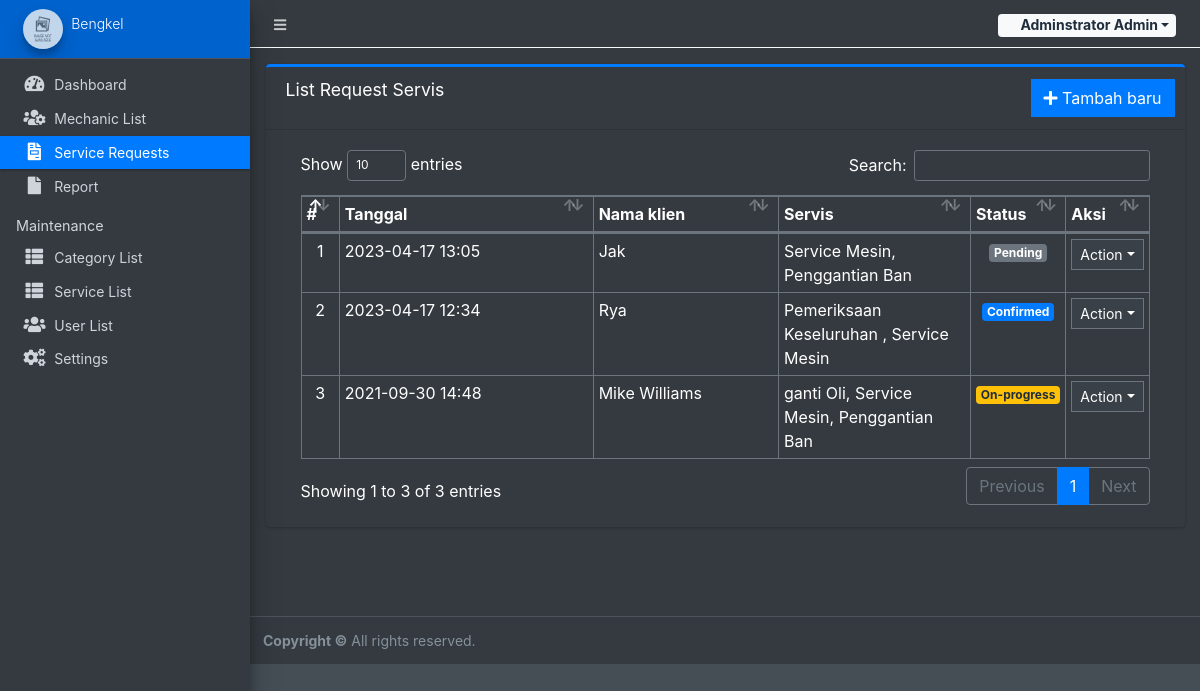
The page /admin/?page=service_requests (signed in) on the database its author committed.
### tables this page shows
CREATE TABLE `service_requests` (
  `id` int(30) NOT NULL,
  `owner_name` text NOT NULL,
  `category_id` int(30) NOT NULL,
  `service_type` text NOT NULL,
  `mechanic_id` int(30) DEFAULT NULL,
  `status` tinyint(1) NOT NULL DEFAULT 0,
  `date_created` datetime NOT NULL DEFAULT current_timestamp()
);

CREATE TABLE `service_list` (
  `id` int(30) NOT NULL,
  `service` text NOT NULL,
  `description` text NOT NULL,
  `status` tinyint(4) NOT NULL DEFAULT 1,
  `date_created` datetime NOT NULL DEFAULT current_timestamp()
);

### classes/DBConnection.php (called while the page is built, shortened)
<?php
class DBConnection{
    private $host = DB_SERVER;
    private $username = DB_USERNAME;
    private $password = DB_PASSWORD;
    private $database = DB_NAME;
    public $conn;
    public function __construct(){
        if (!isset($this->conn)) {
            $this->conn = new mysqli($this->host, $this->username, $this->password, $this->database);
        }
    }
}
?>

### classes/SystemSettings.php (called while the page is built, shortened)
<?php
class SystemSettings extends DBConnection{
	function load_system_info(){
			$sql = "SELECT * FROM system_info";
			$qry = $this->conn->query($sql);
	}
	function userdata($field = ''){
		if(!empty($field)){
			if(isset($_SESSION['userdata'][$field]))
				return $_SESSION['userdata'][$field];
			else
				return null;
		}else{
			return false;
		}
	}
	function info($field=''){
		if(!empty($field)){
			if(isset($_SESSION['system_info'][$field]))
				return $_SESSION['system_info'][$field];
			else
				return false;
		}else{
			return false;
		}
	}
}
$_settings = new SystemSettings();
$_settings->load_system_info();
?>

### config.php (called while the page is built, shortened)
<?php
require_once('classes/DBConnection.php');
require_once('classes/SystemSettings.php');
function validate_image($file){
	if(!empty($file)){
		if(is_file(base_app.$file)){
			return base_url.$file;
		}else{
			return base_url.'dist/img/no-image-available.png';
		}
	}else{
		return base_url.'dist/img/no-image-available.png';
	}
}
?>

### admin/service_requests/index.php (the view, shortened to what this page needs)
<div class="card card-outline card-primary">
	<div class="card-header">
		<h3 class="card-title">List Request Servis</h3>
		<div class="card-tools">
			<a href="javascript:void(0)" id="create_new" class="btn btn-flat btn-primary"><span class="fas fa-plus"></span>  Tambah baru</a>
		</div>
	</div>
	<div class="card-body">
		<div class="container-fluid">
        <div class="container-fluid">
			<table class="table table-bordered table-stripped">
				<colgroup>
					<col width="5%">
					<col width="35%">
					<col width="25%">
					<col width="25%">
					<col width="10%">
				</colgroup>
				<thead>
					<tr>
						<th>#</th>
						<th>Tanggal</th>
						<th>Nama klien</th>
						<th>Servis</th>
						<th>Status</th>
						<th>Aksi</th>
					</tr>
				</thead>
				<tbody>
					<?php
						$i = 1;
						$qry = $conn->query("SELECT * from service_requests order by unix_timestamp(date_created) desc");
						while($row = $qry->fetch_assoc()):
							$sids = $conn->query("SELECT meta_value FROM request_meta where request_id = '{$row['id']}' and meta_field = 'service_id'")->fetch_assoc()['meta_value'];
							$services  = $conn->query("SELECT * FROM service_list where id in ({$sids}) ");
					?>
						<tr>
							<td class="text-center"><?php echo $i++; ?></td>
							<td><?php echo date("Y-m-d H:i",strtotime($row['date_created'])) ?></td>
							<td><?php echo ucwords($row['owner_name']) ?></td>
							<td>
								<p class="m-0 truncate-3">
								<?php
									$s = 0;
									while($srow = $services->fetch_assoc()){
										$s++;
										if($s != 1) echo ", ";
										echo $srow['service'];
									}
								?>
								</p>
							</td>
							<td class="text-center">
								<?php if($row['status'] == 1): ?>
									<span class="badge badge-primary">Confirmed</span>
								<?php elseif($row['status'] == 2): ?>
									<span class="badge badge-warning">On-progress</span>
								<?php elseif($row['status'] == 3): ?>
									<span class="badge badge-success">Done</span>
								<?php elseif($row['status'] == 4): ?>
									<span class="badge badge-danger">Cancelled</span>
								<?php else: ?>
									<span class="badge badge-secondary">Pending</span>
								<?php endif; ?>
							</td>
							<td align="center">
								 <button type="button" class="btn btn-flat btn-default btn-sm dropdown-toggle dropdown-icon" data-toggle="dropdown">
				                  		Action
				                  </button>
							</td>
						</tr>
					<?php endwhile; ?>
				</tbody>
			</table>
		</div>
		</div>
	</div>
</div>

### admin/index.php (shortened to what this page needs)
<?php require_once('../config.php'); ?>
 <!DOCTYPE html>
<html lang="en" class="" style="height: auto;">
<?php require_once('inc/header.php') ?>
  <body class="sidebar-mini layout-fixed control-sidebar-slide-open layout-navbar-fixed dark-mode sidebar-mini-md sidebar-mini-xs" data-new-gr-c-s-check-loaded="14.991.0" data-gr-ext-installed="" style="height: auto;">
    <div class="wrapper">
     <?php require_once('inc/topBarNav.php') ?>
     <?php require_once('inc/navigation.php') ?>
     <?php $page = isset($_GET['page']) ? $_GET['page'] : 'home';  ?>
      <div class="content-wrapper bg-dark pt-3" style="min-height: 567.854px;">
        <section class="content  text-dark">
          <div class="container-fluid">
            <?php
              if(!file_exists($page.".php") && !is_dir($page)){
                  include '404.html';
              }else{
                if(is_dir($page))
                  include $page.'/index.php';
                else
                  include $page.'.php';
              }
            ?>
          </div>
        </section>
      </div>
      <?php require_once('inc/footer.php') ?>
  </body>
</html>

### admin/inc/header.php (shortened to what this page needs)
<head>
    <link rel="stylesheet" href="<?php echo base_url ?>plugins/fontawesome-free/css/all.min.css">
    <link rel="stylesheet" href="<?php echo base_url ?>plugins/tempusdominus-bootstrap-4/css/tempusdominus-bootstrap-4.min.css">
  <link rel="stylesheet" href="<?php echo base_url ?>plugins/datatables-bs4/css/dataTables.bootstrap4.min.css">
  <link rel="stylesheet" href="<?php echo base_url ?>plugins/datatables-responsive/css/responsive.bootstrap4.min.css">
  <link rel="stylesheet" href="<?php echo base_url ?>plugins/datatables-buttons/css/buttons.bootstrap4.min.css">
  <link rel="stylesheet" href="<?php echo base_url ?>plugins/select2/css/select2.min.css">
  <link rel="stylesheet" href="<?php echo base_url ?>plugins/select2-bootstrap4-theme/select2-bootstrap4.min.css">
    <link rel="stylesheet" href="<?php echo base_url ?>plugins/icheck-bootstrap/icheck-bootstrap.min.css">
    <link rel="stylesheet" href="<?php echo base_url ?>plugins/jqvmap/jqvmap.min.css">
    <link rel="stylesheet" href="<?php echo base_url ?>dist/css/adminlte.css">
    <link rel="stylesheet" href="<?php echo base_url ?>dist/css/custom.css">
    <link rel="stylesheet" href="<?php echo base_url ?>plugins/overlayScrollbars/css/OverlayScrollbars.min.css">
    <link rel="stylesheet" href="<?php echo base_url ?>plugins/daterangepicker/daterangepicker.css">
    <link rel="stylesheet" href="<?php echo base_url ?>plugins/summernote/summernote-bs4.min.css">
  <link rel="stylesheet" href="<?php echo base_url ?>plugins/sweetalert2-theme-bootstrap-4/bootstrap-4.min.css">
  </head>

### admin/inc/topBarNav.php (shortened to what this page needs)
<nav class="main-header navbar navbar-expand navbar-dark border border-light border-top-0  border-left-0 border-right-0 navbar-light text-sm">
  <ul class="navbar-nav">
    <li class="nav-item">
    <a class="nav-link" data-widget="pushmenu" href="#" role="button"><i class="fas fa-bars"></i></a>
    </li>
  </ul>
  <ul class="navbar-nav ml-auto">
    <li class="nav-item">
      <div class="btn-group nav-link">
            <button type="button" class="btn btn-rounded badge badge-light dropdown-toggle dropdown-icon" data-toggle="dropdown">
              <span class="ml-3"><?php echo ucwords($_settings->userdata('firstname').' '.$_settings->userdata('lastname')) ?></span>
            </button>
        </div>
    </li>
  </ul>
</nav>

### admin/inc/navigation.php (shortened to what this page needs)
<aside class="main-sidebar sidebar-dark-primary elevation-4 sidebar-no-expand">
  <a href="<?php echo base_url ?>admin" class="brand-link bg-primary text-sm">
  <img src="<?php echo validate_image($_settings->info('logo'))?>" alt="Store Logo" class="brand-image img-circle elevation-3" style="opacity: .8;width: 2.5rem;height: 2.5rem;max-height: unset">
  <span class="brand-text font-weight-light"><?php echo $_settings->info('short_name') ?></span>
  </a>
  <div class="sidebar os-host os-theme-light os-host-overflow os-host-overflow-y os-host-resize-disabled os-host-transition os-host-scrollbar-horizontal-hidden">
    <div class="os-content-glue" style="margin: 0px -8px; width: 249px; height: 646px;"></div>
    <div class="os-padding">
      <div class="os-viewport os-viewport-native-scrollbars-invisible" style="overflow-y: scroll;">
        <div class="os-content" style="padding: 0px 8px; height: 100%; width: 100%;">
          <nav class="mt-4">
             <ul class="nav nav-pills nav-sidebar flex-column text-sm nav-compact nav-flat nav-child-indent nav-collapse-hide-child" data-widget="treeview" role="menu" data-accordion="false">
              <li class="nav-item dropdown">
                <a href="./" class="nav-link nav-home">
                  <i class="nav-icon fas fa-tachometer-alt"></i>
                  <p>
                    Dashboard
                  </p>
                </a>
              </li>
              <li class="nav-item dropdown">
                <a href="<?php echo base_url ?>admin/?page=mechanics" class="nav-link nav-mechanics">
                  <i class="nav-icon fas fa-users-cog"></i>
                  <p>
                    Mechanic List
                  </p>
                </a>
              </li>
              <li class="nav-item dropdown">
                <a href="<?php echo base_url ?>admin/?page=service_requests" class="nav-link nav-service_requests">
                  <i class="nav-icon fas fa-file-invoice"></i>
                  <p>
                    Service Requests
                  </p>
                </a>
              </li>
              <li class="nav-item dropdown">
                <a href="<?php echo base_url ?>admin/?page=report" class="nav-link nav-report">
                  <i class="nav-icon fas fa-file"></i>
                  <p>
                    Report
                  </p>
                </a>
              </li>
              <?php if($_settings->userdata('type') == 1): ?>
              <li class="nav-header">Maintenance</li>
              <li class="nav-item dropdown">
                <a href="<?php echo base_url ?>admin/?page=maintenance/category" class="nav-link nav-maintenance/category">
                  <i class="nav-icon fas fa-th-list"></i>
                  <p>
                    Category List
                  </p>
                </a>
              </li>
              <li class="nav-item dropdown">
                <a href="<?php echo base_url ?>admin/?page=maintenance/services" class="nav-link nav-maintenance/services">
                  <i class="nav-icon fas fa-th-list"></i>
                  <p>
                    Service List
                  </p>
                </a>
              </li>
              <li class="nav-item dropdown">
                <a href="<?php echo base_url ?>admin/?page=user/list" class="nav-link nav-user_list">
                  <i class="nav-icon fas fa-users"></i>
                  <p>
                    User List
                  </p>
                </a>
              </li>
              <li class="nav-item dropdown">
                <a href="<?php echo base_url ?>admin/?page=system_info" class="nav-link nav-system_info">
                  <i class="nav-icon fas fa-cogs"></i>
                  <p>
                    Settings
                  </p>
                </a>
              </li>
              <?php endif; ?>
            </ul>
          </nav>
        </div>
      </div>
    </div>
  </div>
</aside>

### admin/inc/footer.php (shortened to what this page needs)
<footer class="main-footer text-sm">
        <strong>Copyright ©</strong>
        All rights reserved.
      </footer>
    </div>

### rows shown on the page
service_requests: date_created "2023-04-17 13:05", owner_name "Jak", status "Pending"
service_list: service "Service Mesin"
service_list: service "Penggantian Ban"
service_requests: date_created "2023-04-17 12:34", owner_name "Rya", status "Confirmed"
service_list: service "Pemeriksaan Keseluruhan"
service_requests: date_created "2021-09-30 14:48", owner_name "Mike Williams", status "On-progress"
service_list: service "ganti Oli"

### other values the page prints
$_settings->userdata('firstname').' '.$_settings->userdata('lastname') "Adminstrator Admin"
$_settings->info('short_name') "Bengkel"
